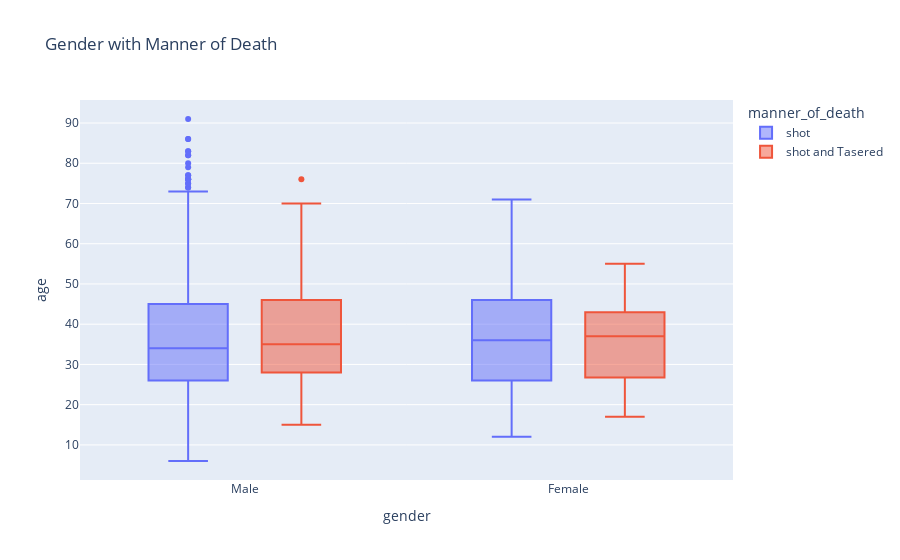

Notebook code cell kept with this figure:
### Markdown cell above
In this graph it can be seen that there is a larger range for shot than shot and tasered, with the youngest being shot at the young age of 6 and the oldest being shot at 91. the upper and lower quartiles are simmilar for both sets.

### Code cell
df_fatalities2 = df_fatalities_new[['name', 'manner_of_death', 'age', 'gender']]
df_fatalities2.sort_values(['gender', 'manner_of_death'])
box= px.box(df_fatalities2,
             x='gender',
             y='age',
             color='manner_of_death',
            title = 'Gender with Manner of Death',
           )

box.show()

### Figure 1 — Plotly figure (JSON) as saved in the notebook; plotly's stock layout.template omitted (floating-point values rounded to 4 significant figures; data arrays with more than 128 entries replaced by an {"elided": "..."} marker saying what was removed)
{"data": [{"alignmentgroup": "True", "hovertemplate": "manner_of_death=shot<br>gender=%{x}<br>age=%{y}<extra></extra>", "legendgroup": "shot", "marker": {"color": "#636efa"}, "name": "shot", "notched": false, "offsetgroup": "shot", "orientation": "v", "showlegend": true, "type": "box", "x": {"elided": "2290 str values"}, "x0": " ", "xaxis": "x", "y": {"elided": "2290 int values"}, "y0": " ", "yaxis": "y"}, {"alignmentgroup": "True", "hovertemplate": "manner_of_death=shot and Tasered<br>gender=%{x}<br>age=%{y}<extra></extra>", "legendgroup": "shot and Tasered", "marker": {"color": "#EF553B"}, "name": "shot and Tasered", "notched": false, "offsetgroup": "shot and Tasered", "orientation": "v", "showlegend": true, "type": "box", "x": {"elided": "168 str values"}, "x0": " ", "xaxis": "x", "y": {"elided": "168 int values"}, "y0": " ", "yaxis": "y"}], "layout": {"boxmode": "group", "legend": {"title": {"text": "manner_of_death"}, "tracegroupgap": 0}, "title": {"text": "Gender with Manner of Death"}, "xaxis": {"anchor": "y", "domain": [0, 1], "title": {"text": "gender"}}, "yaxis": {"anchor": "x", "domain": [0, 1], "title": {"text": "age"}}}}
